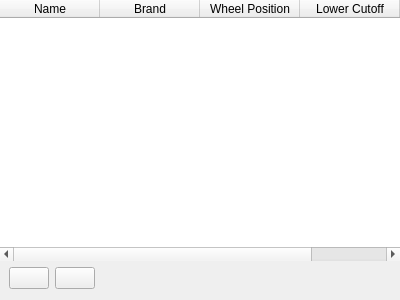
<?xml version="1.0" encoding="UTF-8"?>
<ui version="4.0">
 <class>FiltersFrame</class>
 <widget class="QFrame" name="FiltersFrame">
  <property name="geometry">
   <rect>
    <x>0</x>
    <y>0</y>
    <width>400</width>
    <height>300</height>
   </rect>
  </property>
  <property name="windowTitle">
   <string>Frame</string>
  </property>
  <layout class="QVBoxLayout" name="verticalLayout">
   <property name="leftMargin">
    <number>0</number>
   </property>
   <property name="topMargin">
    <number>0</number>
   </property>
   <property name="rightMargin">
    <number>0</number>
   </property>
   <item>
    <widget class="QTableWidget" name="table">
     <property name="frameShape">
      <enum>QFrame::NoFrame</enum>
     </property>
     <property name="lineWidth">
      <number>0</number>
     </property>
     <property name="sortingEnabled">
      <bool>false</bool>
     </property>
     <column>
      <property name="text">
       <string>Name</string>
      </property>
      <property name="toolTip">
       <string>The name of the filter</string>
      </property>
     </column>
     <column>
      <property name="text">
       <string>Brand</string>
      </property>
     </column>
     <column>
      <property name="text">
       <string>Wheel Position</string>
      </property>
      <property name="toolTip">
       <string>The position the filter lies in the filter wheel</string>
      </property>
     </column>
     <column>
      <property name="text">
       <string>Lower Cutoff</string>
      </property>
     </column>
     <column>
      <property name="text">
       <string>Upper Cutoff</string>
      </property>
     </column>
    </widget>
   </item>
   <item>
    <layout class="QHBoxLayout" name="horizontallayout_14">
     <property name="leftMargin">
      <number>9</number>
     </property>
     <property name="rightMargin">
      <number>9</number>
     </property>
     <item>
      <widget class="QPushButton" name="add_button">
       <property name="sizePolicy">
        <sizepolicy hsizetype="Fixed" vsizetype="Preferred">
         <horstretch>0</horstretch>
         <verstretch>0</verstretch>
        </sizepolicy>
       </property>
       <property name="toolTip">
        <string>Add row</string>
       </property>
       <property name="icon">
        <iconset resource="../resources/res.qrc">
         <normaloff>:/icons/ic_add_white_48px.svg</normaloff>:/icons/ic_add_white_48px.svg</iconset>
       </property>
       <property name="autoDefault">
        <bool>true</bool>
       </property>
      </widget>
     </item>
     <item>
      <widget class="QPushButton" name="remove_button">
       <property name="sizePolicy">
        <sizepolicy hsizetype="Fixed" vsizetype="Preferred">
         <horstretch>0</horstretch>
         <verstretch>0</verstretch>
        </sizepolicy>
       </property>
       <property name="toolTip">
        <string>Remove row</string>
       </property>
       <property name="icon">
        <iconset resource="../resources/res.qrc">
         <normaloff>:/icons/ic_remove_white_48px.svg</normaloff>:/icons/ic_remove_white_48px.svg</iconset>
       </property>
       <property name="autoDefault">
        <bool>true</bool>
       </property>
      </widget>
     </item>
     <item>
      <spacer name="horizontalSpacer_4">
       <property name="orientation">
        <enum>Qt::Horizontal</enum>
       </property>
       <property name="sizeHint" stdset="0">
        <size>
         <width>40</width>
         <height>20</height>
        </size>
       </property>
      </spacer>
     </item>
    </layout>
   </item>
  </layout>
 </widget>
 <resources>
  <include location="../resources/res.qrc"/>
 </resources>
 <connections/>
</ui>
